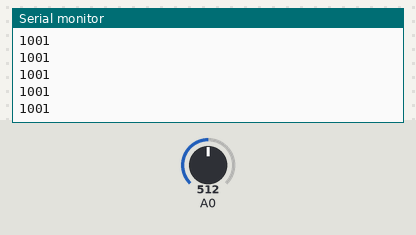
A sketch run on a simulated Arduino Uno, built with avr-gcc and run on an emulated ATmega328P. Parts: the last lines printed to the serial monitor. The test bench sets the inputs (shaded band); at power-on: A0 = 512.

Above: at 1.2 s.
1.3 s: A0 set to 716
At 1.31 s:
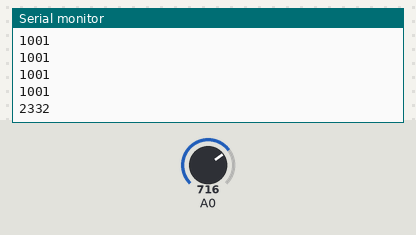
2.8 s: A0 set to 900
At 2.82 s:
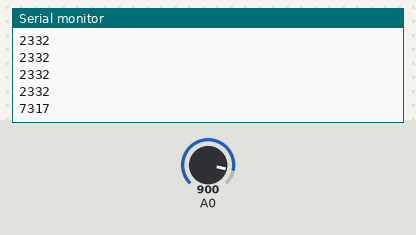
Timing chart, 0 to 5.8 s (numbered marks = the images above; inputs shaded):
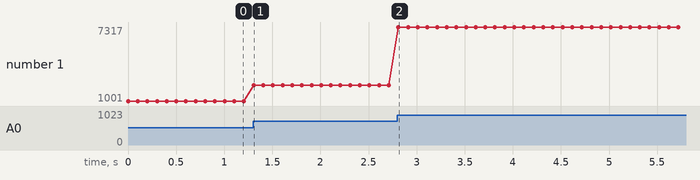

The sketch:

sept_25_vao.ino
```cpp
//#define R1 A0
//#define R2


void setup() {
  // put your setup code here, to run once:
Serial.begin(9600);
}

void loop() {
  // put your main code here, to run repeatedly:
uint32_t VA0 = analogRead(A0);
Serial.println((1000*VA0)/(1023-VA0));
//Serial.println(analogRead(A0));
//Serial.println(1000*(1023-analogRead(VA0))-1);
//Serial.println(1000*(1023-(512)/512));
delay (100);
}
//1000*(1023-735)/735
```

Measured:
- after the input at 1.3 s, the serial monitor: prints a new line at once (image 1)
- after the input at 2.8 s, the serial monitor: prints a new line at once (image 2)
- plotted number 1: 1001 → 2332 after the input at 1.3 s, 2332 → 7317 after the input at 2.8 s
